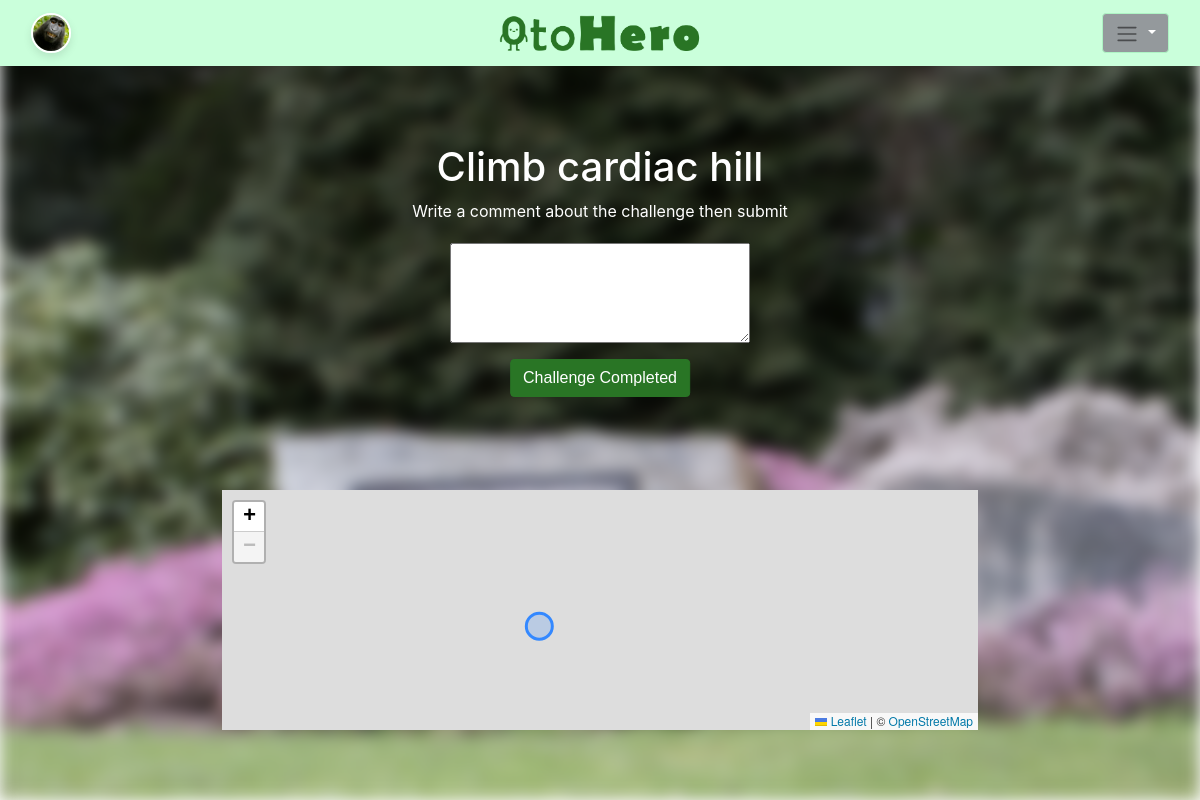
Screenshot of /make_post/ (signed in) with the database file from the repository.
### project/models.py (models this page shows)
class CustomUser(AbstractUser):
    streak = models.PositiveIntegerField(default=0)
    best_streak =  models.PositiveIntegerField(default=0)
    coins = models.PositiveIntegerField(default=0)
    score = models.IntegerField(default=0)  # Add this line for the score of each item
    profile_picture = models.CharField(max_length=25, default="blank.jpeg")
    is_gamekeeper = models.BooleanField(default=False)

class Challenge(models.Model):
    title = models.CharField(max_length=70, primary_key=True, default="")
    description = models.CharField(max_length=500, null=False)
    location_lat = models.DecimalField(max_digits=10,decimal_places = 8, null=True)
    location_long = models.DecimalField(max_digits=11, decimal_places=8, null=True)
    def __str__(self):
        return self.title

### project/views.py (the view)
# urls.py: path('make_post/', views.make_post, name='make_post'),
@login_required()
def make_post(request):
    user = request.user
    daily_challenge = DailyChallenge.objects.all().order_by('-assigned')[0]
    try:
        previous_challenge_completed = UserChallenges.objects.filter(user=user, daily_challenge=daily_challenge)[0]
        response = previous_challenge_completed.response
        completed = previous_challenge_completed.completed
    except:
        previous_challenge_completed = False
        response = None
        completed = None
    if request.method == 'POST':
        form = MakePost(request.POST)
        if form.is_valid():
            if previous_challenge_completed:
                print("success")
                previous_challenge_completed.delete()
            else:
                print("fail")
                user.streak += 1
            if user.streak > user.best_streak:
                user.best_streak = user.streak
            points = 100 + max(
                math.ceil((-0.1 * ((now() - daily_challenge.assigned).total_seconds() / 3600) + 2.4) * 10.5),
                0) + request.user.streak  # For a max of around 25 points for submitting quickly.
            print(points)
            user.coins += points
            user.save()
            comment = form.cleaned_data.get('comment')
            user_lat = request.POST.get('user_lat')
            user_long = request.POST.get('user_long')
            if not user_lat or not user_long:
                user_lat = None
                user_long = None
            uc = UserChallenges(daily_challenge=daily_challenge, user=request.user,
                                submitted=datetime.now(), completed=True, response=comment,
                                points=points, user_lat=user_lat, user_long=user_long)
            uc.save()
            return redirect("home")
    else:
        form = MakePost()
    context = {
        'form': form,
        'daily_challenge': daily_challenge.challenge,
        'completed': completed,
        'response': response
    }
    return render(request, 'make_post.html', context)

### project/forms.py
class MakePost(forms.Form):
    comment = forms.CharField(
        max_length=200,
        widget=forms.Textarea(attrs={'style': 'width: 300px; height: 100px;'})
    )

### project/templates/project/make_post.html (shortened to what this page needs)
{% extends 'base.html' %}
{% load static %}
{% block content %}
<head>
</head>
    {% if completed %}
    <div>
        <div class="challenge-section">
            <div class="background-image" style="background-image: url('{% static 'project/exeter_uni_campus.jpg' %}');"></div>
            <div class="content" id="content">
                <a>Previous Submission:</a>
                <submission>{{ response | default:"Previous Comment"}}</submission>
                <h1>{{ daily_challenge.title|default:"Daily Challenge Sample Text" }}</h1>
                <a align="center" >Wanting to change your comment?</a>
                <form id="MakePost" method="post" align="center" action="{% url 'make_post' %}" >
                    {% csrf_token %}
                    {{form.comment}}
                    <button type="submit" class="btn btn-primary mt-3">Change Submission</button>
                </form>
            </div>
        </div>
        <div id="post" align="center" >
            {% if form.errors %}
                <div class="error">
                    <p><span>ERROR</span></p>
                    <ul>
                        {% for key, value in form.errors.items %}
                            {% for error in value %}
                                <li>{{ error }}</li>
                            {% endfor %}
                        {% endfor %}
                    </ul>
                </div>
            {% endif %}
        </div>
    </div>
    {% else %}
        <div class="challenge-section" id="challenge-section">
            <div class="background-image" style="background-image: url('{% static 'project/exeter_uni_campus.jpg' %}');"></div>
            <div class="content" id="content">
                <h1>{{ daily_challenge.title|default:"Daily Challenge Sample Text" }}</h1>
                <a align="center">Write a comment about the challenge then submit</a>
                <form id="MakePost" method="post" align="center" action="{% url 'make_post' %}" class="form-section">
                    {{form.comment}}
                    <button id="submitBtn" type="submit" class="btn btn-primary mt-3">Challenge Completed</button>
                </form>
            </div>
            <div id="map"></div>
        </div>
    {% endif %}
{% endblock %}

### project/templates/project/navbar.html (shortened to what this page needs)
<nav class="navbar navbar-expand-lg navbar-light  fixed-top">
  <div class="container-fluid d-flex justify-content-between">
    {% load static %}
    {% if request.user.is_authenticated %}
    <a class="navbar-brand" href="{% url 'profile' request.user.username %}">
      <img src="{% static 'project/'|add:request.user.profile_picture%}" alt="Profile" style="width: 40px; height: 40px; border-radius: 50%;">
    </a>
    {% endif %}
    <a class="navbar-logo mx-auto" href="{% url 'home' %}" style="position: absolute; left: 50%; transform: translateX(-50%);">
      <img src="{% static 'project/brand_logo.png' %}" alt="AppName" style="height: 40px;">
    </a>
    <div class="nav-item dropdown">
      <button class="btn btn-secondary dropdown-toggle" type="button" id="dropdownMenuButton" data-toggle="dropdown" aria-haspopup="true" aria-expanded="false">
          <span class="navbar-toggler-icon"></span>
      </button>
      </div>
    </div>
  </nav>

### project/static/project/css/styles.css (style rules this page uses)
* { box-sizing: border-box; margin: 0; padding: 0; }
.navbar-brand img { width: 60px; height: 60px; border-radius: 50%; object-fit: cover; border: 2px solid #ffffff; box-shadow: 0px 4px 8px rgba(0, 0, 0, 0.1); }
.btn-primary { background-color: #297525; border-color: #297525; }
.btn-secondary { background-color: #aef4c4; border-color: #aef4c4; }
.challenge-section { position: relative; height: 100vh; color: white; text-align: center; display: flex; justify-content: center; align-items: center; transition: height 0.5s ease-out; }
.content { z-index: 2; position: relative; }

### project/templates/project/navbar.html (style rules this page uses)
.navbar { background-color: #caffdb; }
.btn-secondary { background-color: #94999c; }

### project/templates/project/make_post.html (style rules this page uses)
form { font-family: Arial, sans-serif; display: flex; justify-content: center; align-items: center; flex-direction: column; }
#map { height: 30%; width: 63%; position: absolute; left: 50%; top: 70%; transform: translate(-50%, -50%); margin-top: 50px; }
.content { position: absolute; left: 50%; top: 50%; transform: translate(-50%, -50%); }
.content { border-radius: 50px; padding: 0px; margin-left: auto; margin-right: auto; }
.form-section { border-radius: 10px; padding: 20px; margin-left: auto; margin-right: auto; }

### rows the page displays
CustomUser: profile_picture (picture)
Challenge: title "Climb cardiac hill"
